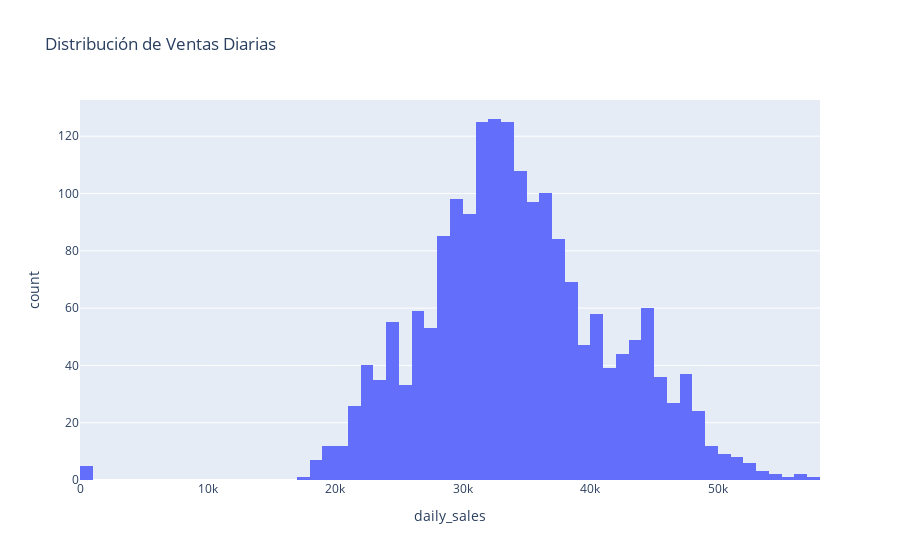
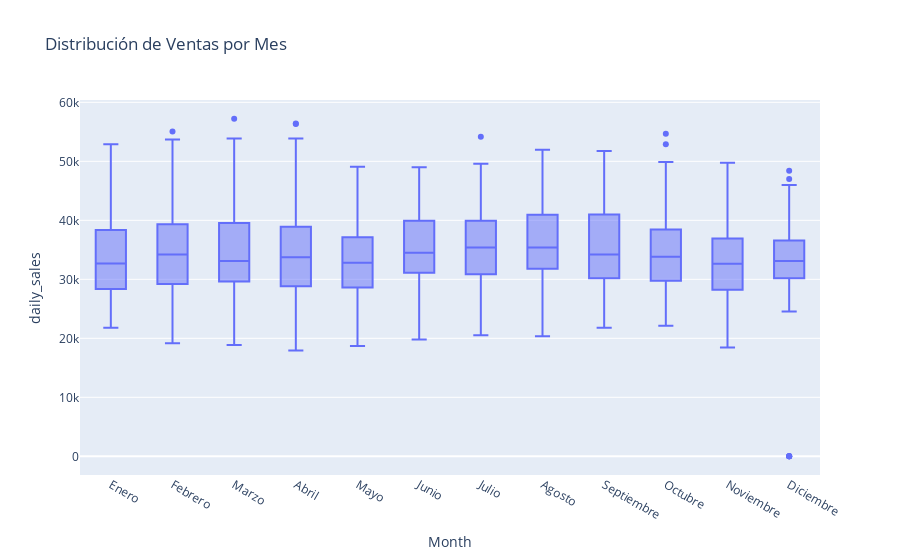
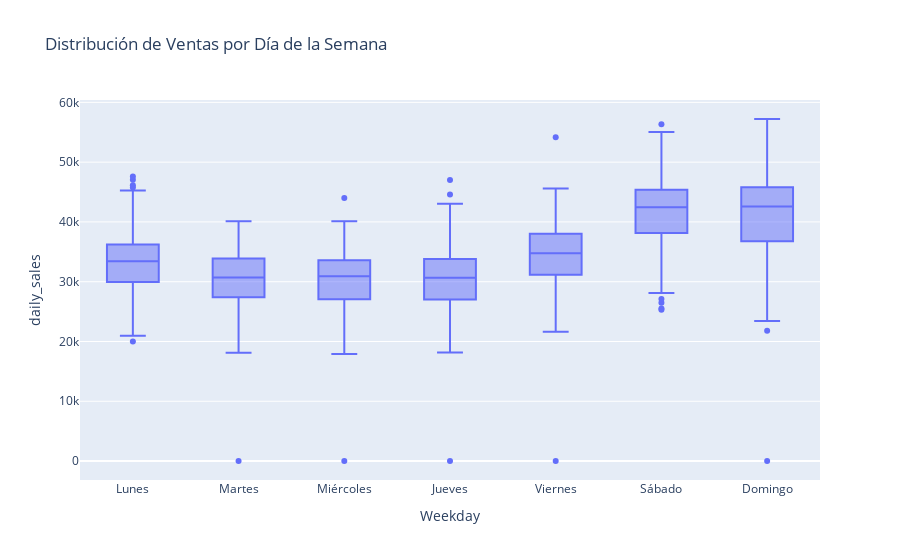

Notebook cell for these charts, in order:
### Markdown cell above
## <h3 style='background:#b4b4b4; border:0; border-radius: 10px; color:black'><center>0.2. DISTRIBUCION DE LA SERIE</center></h3>

### Code cell
# Agregar columnas de mes y día de la semana
df_ts["Month"] = df_ts["date"].dt.month
df_ts["Weekday"] = df_ts["date"].dt.weekday

# Función adaptada para analizar la distribución de los datos
def data_distribution_graph(df):
    # Histograma de ventas diarias
    fig = px.histogram(df, x='daily_sales', title="Distribución de Ventas Diarias")
    fig.show()

    # Distribución por meses
    fig1 = px.box(df, x='Month', y='daily_sales', title="Distribución de Ventas por Mes")
    fig1.update_xaxes(
        tickvals=list(range(1, 13)),
        ticktext=["Enero", "Febrero", "Marzo", "Abril", "Mayo", "Junio",
                "Julio", "Agosto", "Septiembre", "Octubre", "Noviembre", "Diciembre"]
    )
    fig1.show()

    # Distribución por día de la semana
    fig2 = px.box(df, x='Weekday', y='daily_sales', title="Distribución de Ventas por Día de la Semana")
    fig2.update_xaxes(
        tickvals=list(range(7)),
        ticktext=["Lunes", "Martes", "Miércoles", "Jueves", "Viernes", "Sábado", "Domingo"]
    )
    fig2.show()

# Llamar a la función para generar los gráficos
data_distribution_graph(df_ts)

### Figure 1 — Plotly figure (JSON) as saved in the notebook; plotly's stock layout.template omitted (floating-point values rounded to 4 significant figures; data arrays with more than 128 entries replaced by an {"elided": "..."} marker saying what was removed)
{"data": [{"bingroup": "x", "hovertemplate": "daily_sales=%{x}<br>count=%{y}<extra></extra>", "legendgroup": "", "marker": {"color": "#636efa", "pattern": {"shape": ""}}, "name": "", "orientation": "v", "showlegend": false, "type": "histogram", "x": {"elided": "1913 int values"}, "xaxis": "x", "yaxis": "y"}], "layout": {"barmode": "relative", "legend": {"tracegroupgap": 0}, "title": {"text": "Distribución de Ventas Diarias"}, "xaxis": {"anchor": "y", "domain": [0, 1], "title": {"text": "daily_sales"}}, "yaxis": {"anchor": "x", "domain": [0, 1], "title": {"text": "count"}}}}

### Figure 2 — Plotly figure (JSON) as saved in the notebook; plotly's stock layout.template omitted (floating-point values rounded to 4 significant figures; data arrays with more than 128 entries replaced by an {"elided": "..."} marker saying what was removed)
{"data": [{"alignmentgroup": "True", "hovertemplate": "Month=%{x}<br>daily_sales=%{y}<extra></extra>", "legendgroup": "", "marker": {"color": "#636efa"}, "name": "", "notched": false, "offsetgroup": "", "orientation": "v", "showlegend": false, "type": "box", "x": {"elided": "1913 int values"}, "x0": " ", "xaxis": "x", "y": {"elided": "1913 int values"}, "y0": " ", "yaxis": "y"}], "layout": {"boxmode": "group", "legend": {"tracegroupgap": 0}, "title": {"text": "Distribución de Ventas por Mes"}, "xaxis": {"anchor": "y", "domain": [0, 1], "ticktext": ["Enero", "Febrero", "Marzo", "Abril", "Mayo", "Junio", "Julio", "Agosto", "Septiembre", "Octubre", "Noviembre", "Diciembre"], "tickvals": [1, 2, 3, 4, 5, 6, 7, 8, 9, 10, 11, 12], "title": {"text": "Month"}}, "yaxis": {"anchor": "x", "domain": [0, 1], "title": {"text": "daily_sales"}}}}

### Figure 3 — Plotly figure (JSON) as saved in the notebook; plotly's stock layout.template omitted (floating-point values rounded to 4 significant figures; data arrays with more than 128 entries replaced by an {"elided": "..."} marker saying what was removed)
{"data": [{"alignmentgroup": "True", "hovertemplate": "Weekday=%{x}<br>daily_sales=%{y}<extra></extra>", "legendgroup": "", "marker": {"color": "#636efa"}, "name": "", "notched": false, "offsetgroup": "", "orientation": "v", "showlegend": false, "type": "box", "x": {"elided": "1913 int values"}, "x0": " ", "xaxis": "x", "y": {"elided": "1913 int values"}, "y0": " ", "yaxis": "y"}], "layout": {"boxmode": "group", "legend": {"tracegroupgap": 0}, "title": {"text": "Distribución de Ventas por Día de la Semana"}, "xaxis": {"anchor": "y", "domain": [0, 1], "ticktext": ["Lunes", "Martes", "Miércoles", "Jueves", "Viernes", "Sábado", "Domingo"], "tickvals": [0, 1, 2, 3, 4, 5, 6], "title": {"text": "Weekday"}}, "yaxis": {"anchor": "x", "domain": [0, 1], "title": {"text": "daily_sales"}}}}
